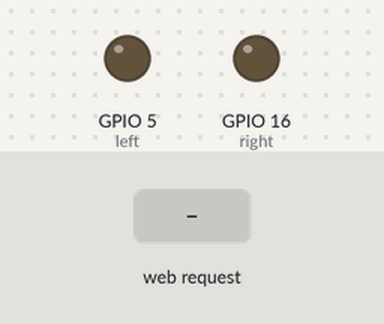
This sketch was run on a simulated ESP8266 (NodeMCU). Parts: output pins drawn as LEDs (lit = HIGH). The test bench sets the inputs (shaded band). WiFi joins after 1.5 s; servers stay silent unless stated; what the sketch prints to the serial monitor is not drawn.

Above: at 2.7 s.
2.8 s: HTTP request GET /TURN=RIGHT received
At 4.7 s:
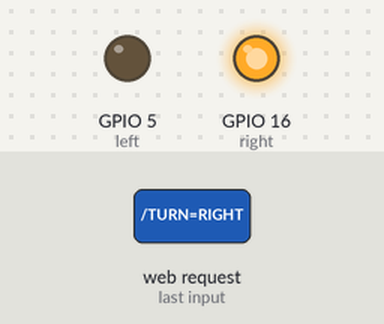
5.3 s: HTTP request GET /TURN=LEFT received
At 6.6 s:
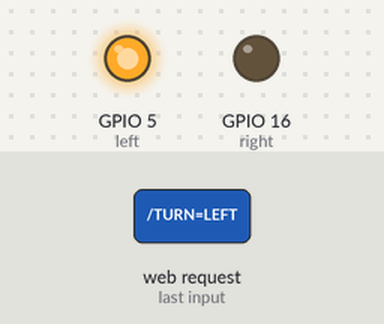
Timing chart, 0 to 8.3 s (numbered marks = the images above; inputs shaded):
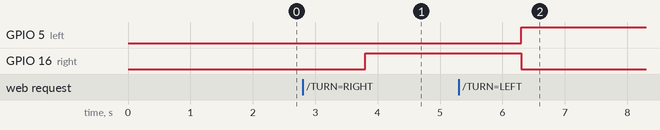

Measured:
- after the input at 2.8 s, GPIO 16 (right): LOW → HIGH after 1.0 s
- after the input at 5.3 s, GPIO 5 (left): LOW → HIGH after 1.0 s; GPIO 16 (right): HIGH → LOW after 1.0 s

The sketch:

wifi.ino
```cpp
//Original source code : http://enrique.latorres.org/2017/10/17/testing-lolin-nodemcu-v3-esp8266/
//Download LoLin NodeMCU V3 ESP8266 Board for Arduino IDE (json) : http://arduino.esp8266.com/stable/package_esp8266com_index.json
#include <ESP8266WiFi.h>
const char* ssid = "k@si@123";
const char* password = "K@si@123";
int right = 16; // Arduino standard is GPIO13 but lolin nodeMCU is 2 http://www.esp8266.com/viewtopic.php?f=26&t=13410#p61332
int left = 5;
WiFiServer server(80);
void setup() {
  pinMode(left, OUTPUT);
  pinMode(right, OUTPUT);
  Serial.begin(115200);
  delay(10);
// Connect to WiFi network
  Serial.println();
  Serial.println();
  Serial.print("Connecting to ");
  Serial.println(ssid);

  WiFi.begin(ssid, password);

  while (WiFi.status() != WL_CONNECTED) {
   delay(500);
   Serial.print(".");
   }
 Serial.println("");
 Serial.println("WiFi connected");

// Start the server
 server.begin();
 Serial.println("Server started");

// Print the IP address
 Serial.print("Use this URL to connect: ");
 Serial.print("http://");
 Serial.print(WiFi.localIP());
 Serial.println("/");

}

void loop() {
 // Check if a client has connected
 WiFiClient client = server.available();
  if (!client) {
  return;
 }

// Wait until the client sends some data
 Serial.println("new client");
 while(!client.available()){
  delay(1);
 }

// Read the first line of the request
 String request = client.readStringUntil('r');
 Serial.println(request);
 client.flush();

// Match the request
 //Lolin nodeMCU has inverted the LED.
 //Low level turns on the led
 //while High level turns it off
 if (request.indexOf("/TURN=RIGHT") != -1) {
  digitalWrite(right, HIGH);
  digitalWrite(left, LOW);
 }
 if (request.indexOf("/TURN=LEFT") != -1) {
  digitalWrite(left, HIGH);
  digitalWrite(right, LOW);
 }

// Set ledPin according to the request
 //digitalWrite(ledPin, value);

// Return the response
 client.println("HTTP/1.1 200 OK");
 client.println("Content-Type: text/html");
 client.println("");
 client.println("<!DOCTYPE HTML>");
 client.println("<html>");
 client.println("<meta name=\"viewport\" content=\"width=device-width, initial-scale=1\">");
 client.println("<link rel=\"stylesheet\" href=\"https://www.w3schools.com/w3css/4/w3.css\">");
 client.println("<style>p.padding{padding-left: 0.4cm;}p{color: black;}cred{color: red}cgreen{color: green}</style>");
 //High=off
 //Low=on


 client.println("<div class=\"w3-container\">");
 client.println("<br>");
 client.println("<a href=\"/TURN=RIGHT\"\"><button class=\"w3-btn w3-ripple w3-green\">Turn Right </button></a>");
 client.println("<a href=\"/TURN=LEFT\"\"><button class=\"w3-btn w3-ripple w3-red\">Turn Left </button></a><br />");
 client.println("</div>");
 client.println("</html>");

delay(1);
 Serial.println("Client disonnected");
 Serial.println("");
}
```
